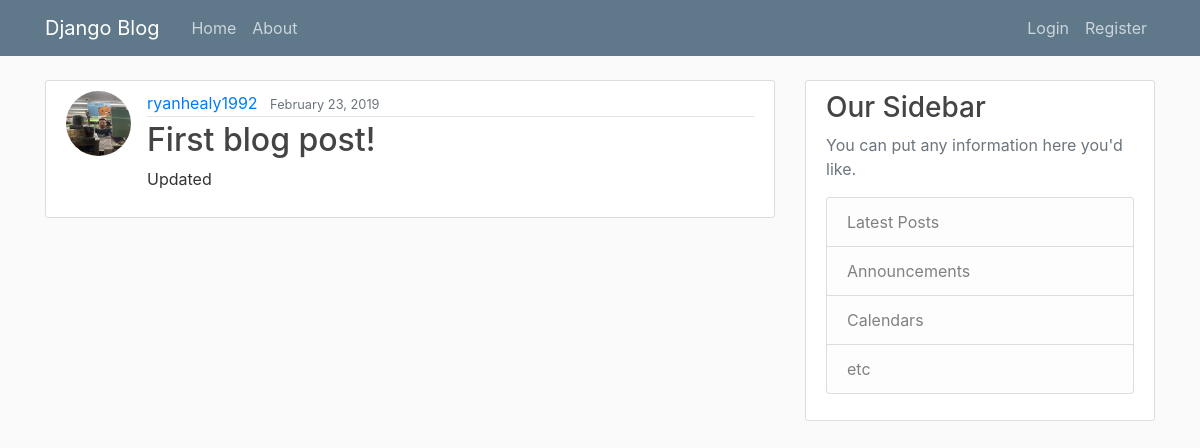
The page / on the database its author committed.
### blog/models.py (models this page shows, shortened)
class Post(models.Model):
    title = models.CharField(max_length=100)
    content = models.TextField()
    date_posted = models.DateTimeField(default=timezone.now)
    author = models.ForeignKey(User, on_delete=models.CASCADE)

### users/models.py (models this page shows, shortened)
class Profile(models.Model):
    user = models.OneToOneField(User, on_delete=models.CASCADE)
    image = models.ImageField(default='default.jpg', upload_to='profile_pics')

### blog/views.py (the view)
# urls.py: path('', PostListView.as_view(), name="blog-home"),
class PostListView(ListView):
    model = Post
    template_name = 'blog/home.html'
    context_object_name = 'posts'
    ordering = ['-date_posted']

### blog/templates/blog/home.html
{% extends "blog/base.html" %}
{% block content %}
    {% for post in posts %}
      <article class="media content-section">
      <img class="rounded-circle article-img" src="{{ post.author.profile.image.url }}"></img>
      <div class="media-body">
        <div class="article-metadata">
          <a class="mr-2" href="#">{{ post.author }}</a>
          <small class="text-muted">{{ post.date_posted|date:"F d, Y" }}</small>
        </div>
        <h2><a class="article-title" href="{% url 'post-detail' post.id %}">{{ post.title }}</a></h2>
        <p class="article-content">{{ post.content }}</p>
      </div>
      </article>
    {% endfor %}
{% endblock content %}

### blog/static/blog/main.css (style rules this page uses)
body { background: #fafafa; color: #333333; margin-top: 5rem; }
h1, h2, h3, h4, h5, h6 { color: #444444; }
.content-section { background: #ffffff; padding: 10px 20px; border: 1px solid #dddddd; border-radius: 3px; margin-bottom: 20px; }
.article-title { color: #444444; }
.article-content { white-space: pre-line; }
.article-img { height: 65px; width: 65px; margin-right: 16px; }
.article-metadata { padding-bottom: 1px; margin-bottom: 4px; border-bottom: 1px solid #e3e3e3 }

### rows shown on the page
Post: author.profile.image (picture), author "ryanhealy1992", date_posted "February 23, 2019", title "First blog post!", content "Updated"
